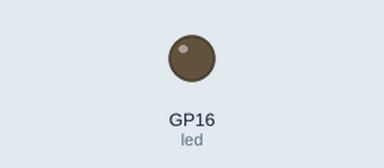
The program below on a simulated Raspberry Pi Pico running CircuitPython. Parts: output pins drawn as LEDs (lit = HIGH).

Above: at 0.15 s.
Timing chart, 0 to 40.0 s (numbered marks = the images above):
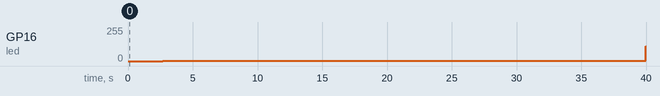

Measured:
- by itself, GP16 (led): 0/255 → 1/255 at 2.7 s, → 111/255 37.3 s later

The program:

pwm_led.py
```python
'''
ESC204 2022W Widget Lab 2, Part 12
Task: Use PWM to modulate the brightness of an LED.
'''
import board
import pwmio
import time

# set up LED as PWM output
led = pwmio.PWMOut(board.GP16, frequency=1000, duty_cycle=0)

# run PWM
while True:
    for duty in range(0,65535,50):
        # increasing duty cycle
        led.duty_cycle = duty# Up
        time.sleep(0.001)

    for duty in range(65535,0,-50):
        # decreasing duty cycle
        led.duty_cycle = duty# Up
        time.sleep(0.001)
```
